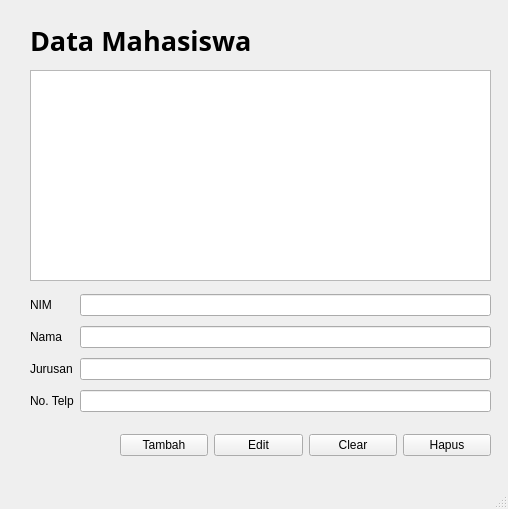
<?xml version="1.0" encoding="UTF-8"?>
<ui version="4.0">
 <class>datamhs</class>
 <widget class="QMainWindow" name="datamhs">
  <property name="geometry">
   <rect>
    <x>0</x>
    <y>0</y>
    <width>508</width>
    <height>509</height>
   </rect>
  </property>
  <property name="windowTitle">
   <string>MainWindow</string>
  </property>
  <widget class="QWidget" name="centralwidget">
   <widget class="QLabel" name="label">
    <property name="geometry">
     <rect>
      <x>0</x>
      <y>0</y>
      <width>511</width>
      <height>509</height>
     </rect>
    </property>
    <property name="text">
     <string/>
    </property>
    <property name="pixmap">
     <pixmap>bg-data.png</pixmap>
    </property>
   </widget>
   <widget class="QWidget" name="gridLayoutWidget_2">
    <property name="geometry">
     <rect>
      <x>30</x>
      <y>290</y>
      <width>461</width>
      <height>130</height>
     </rect>
    </property>
    <layout class="QGridLayout" name="gridLayout_4">
     <item row="2" column="0">
      <widget class="QLabel" name="label_16">
       <property name="text">
        <string>Nama</string>
       </property>
      </widget>
     </item>
     <item row="4" column="0">
      <widget class="QLabel" name="label_17">
       <property name="text">
        <string>No. Telp</string>
       </property>
      </widget>
     </item>
     <item row="3" column="0">
      <widget class="QLabel" name="label_18">
       <property name="text">
        <string>Jurusan</string>
       </property>
      </widget>
     </item>
     <item row="1" column="0">
      <widget class="QLabel" name="label_19">
       <property name="text">
        <string>NIM</string>
       </property>
      </widget>
     </item>
     <item row="1" column="2">
      <widget class="QLineEdit" name="txtNIM_2"/>
     </item>
     <item row="2" column="2">
      <widget class="QLineEdit" name="txtNama_2"/>
     </item>
     <item row="3" column="2">
      <widget class="QLineEdit" name="txtJurusan_2"/>
     </item>
     <item row="4" column="2">
      <widget class="QLineEdit" name="txtNo_2"/>
     </item>
    </layout>
   </widget>
   <widget class="QWidget" name="horizontalLayoutWidget_2">
    <property name="geometry">
     <rect>
      <x>120</x>
      <y>430</y>
      <width>371</width>
      <height>31</height>
     </rect>
    </property>
    <layout class="QHBoxLayout" name="horizontalLayout_2">
     <item>
      <widget class="QPushButton" name="btnTambah_2">
       <property name="text">
        <string>Tambah</string>
       </property>
      </widget>
     </item>
     <item>
      <widget class="QPushButton" name="btnEdit_2">
       <property name="text">
        <string>Edit</string>
       </property>
      </widget>
     </item>
     <item>
      <widget class="QPushButton" name="btnClear_2">
       <property name="text">
        <string>Clear</string>
       </property>
      </widget>
     </item>
     <item>
      <widget class="QPushButton" name="btnHapus_2">
       <property name="text">
        <string>Hapus</string>
       </property>
      </widget>
     </item>
    </layout>
   </widget>
   <widget class="QLabel" name="label_15">
    <property name="geometry">
     <rect>
      <x>30</x>
      <y>10</y>
      <width>261</width>
      <height>61</height>
     </rect>
    </property>
    <property name="font">
     <font>
      <family>Muli</family>
      <pointsize>20</pointsize>
      <weight>75</weight>
      <bold>true</bold>
     </font>
    </property>
    <property name="text">
     <string>Data Mahasiswa</string>
    </property>
   </widget>
   <widget class="QTableWidget" name="tableWidget">
    <property name="geometry">
     <rect>
      <x>30</x>
      <y>70</y>
      <width>461</width>
      <height>211</height>
     </rect>
    </property>
   </widget>
  </widget>
  <widget class="QStatusBar" name="statusbar"/>
 </widget>
 <resources/>
 <connections/>
</ui>
